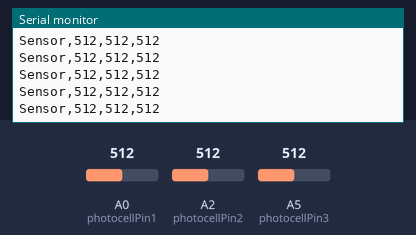
Simulated run of this sketch. Board: Arduino Uno, built with avr-gcc and run on an emulated ATmega328P. Shown: the last lines printed to the serial monitor. The test bench sets the inputs (shaded band); at power-on: A2 (photocellPin2) = 512, A0 (photocellPin1) = 512, A5 (photocellPin3) = 512.

Above: at 7.2 s.
7.3 s: A2 (photocellPin2) set to 11
At 7.37 s:
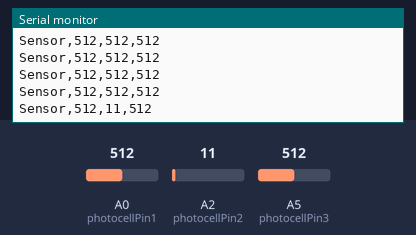
10.3 s: A2 (photocellPin2) set to 8
At 10.3 s:
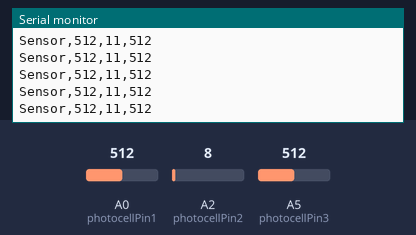
Timing chart, 0 to 12.8 s (numbered marks = the images above; inputs shaded):
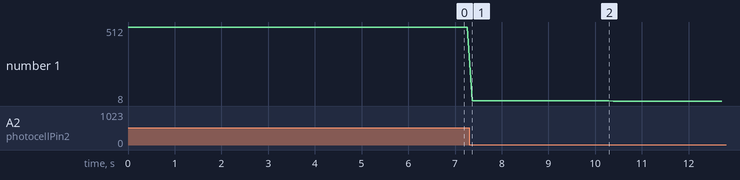

Measured:
- after the input at 7.3 s, the serial monitor: prints a new line after 0.07 s (image 1)
- plotted number 1: 512 → 11 after the input at 7.3 s, 11 → 8 after the input at 10.3 s

The sketch:

Sensor_code.ino
```cpp
int photocellPin1 = 0;
int photocellReading1;

int photocellPin2 = 2;
int photocellReading2;

int photocellPin3 = 5;
int photocellReading3;

// -----------------------------------------------
String deviceType = "Sensor"; // Device type (Sensor, Heliot)

// ------------------------------------------------ COMMON METHODS
void initSerialCommunication()
{
  Serial.begin(9600);
}
// -----------------------------------------------
void sendData(int data[], int dataCount)
{
  Serial.print(deviceType);
  for (int i = 0; i < dataCount; ++i)
  {
    Serial.print(",");
    Serial.print(data[i]);
  }
  Serial.println();
}
// -----------------------------------------------
int *recieveData()
{

  static int data[255];
  for (int i = 0; i < 255; ++i)
  {
    data[i] = 0;
  }

  if (Serial.available() > 0)
  {

    int i = 0;
    String valueBuffer = "";

    while (Serial.available())
    {
      char c = Serial.read();
      if (c == ',' || c == '\n')
      {
        data[i] = valueBuffer.toInt();
        i++;
        valueBuffer = "";
      }
      else
      {
        valueBuffer += c;
      }
    }
  }

  return data;
}
// -----------------------------------------------

// ------------------------------------------------ INIT CODE
void setup(void)
{
  initSerialCommunication();
}

// ------------------------------------------------ RUNNING CODE
void loop(void)
{

  photocellReading1 = analogRead(photocellPin1);
  photocellReading2 = analogRead(photocellPin2);
  photocellReading3 = analogRead(photocellPin3);

  int outData[3] = {photocellReading1, photocellReading2, photocellReading3};
  sendData(outData, 3);

  delay(100);
}
```
